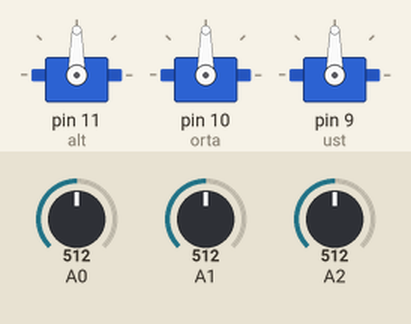
The sketch below on a simulated Arduino Uno, built with avr-gcc and run on an emulated ATmega328P. Shown: 3 × servo. The test bench sets the inputs (shaded band); at power-on: A0 = 512, A1 = 512, A2 = 512.

Above: at 1.2 s.
1.3 s: A0 set to 716
At 1.7 s:
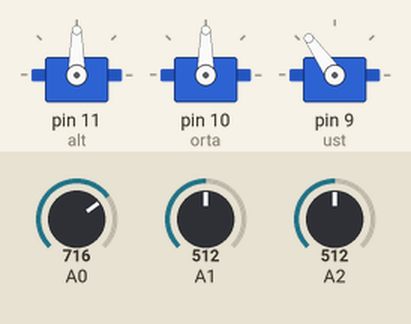
2.8 s: A1 set to 716
At 3.7 s:
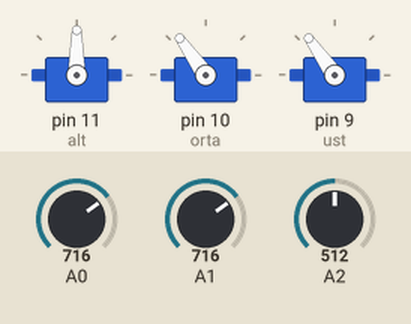
4.3 s: A2 set to 716
At 5.4 s:
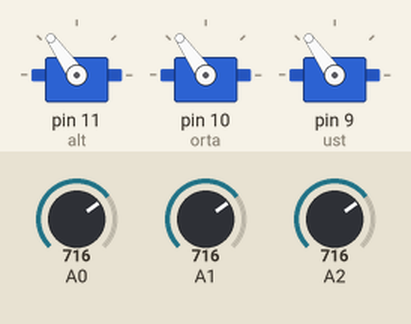
5.8 s: A0 set to 900
At 6.2 s:
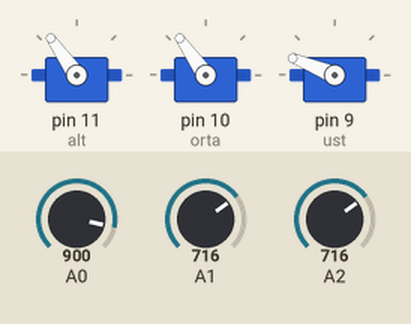
7.3 s: A1 set to 900
At 8.0 s:
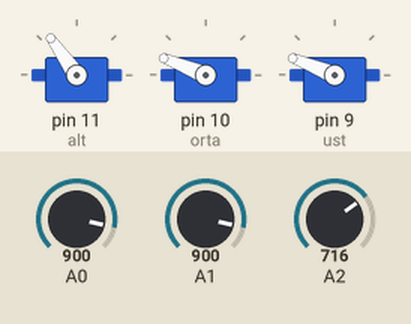
8.8 s: A2 set to 900
At 9.9 s:
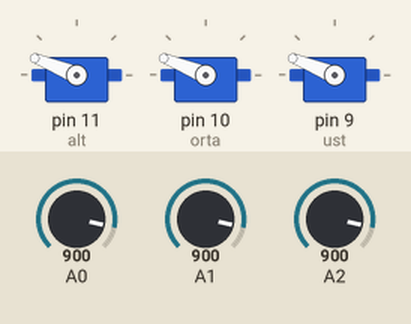
Timing chart, 0 to 11.3 s (numbered marks = the images above; inputs shaded):
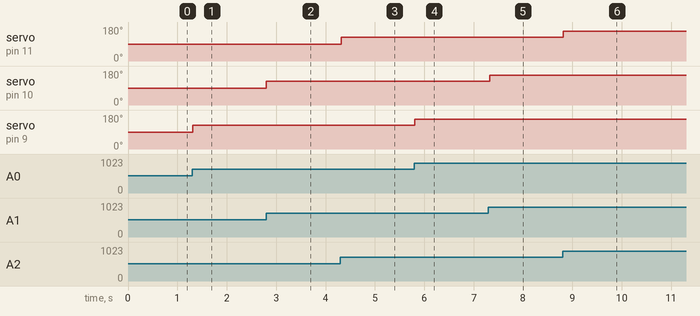

The sketch:

robotKol.ino
```cpp
#include <Servo.h>

Servo alt;
Servo orta;
Servo ust;

int altPot;
int ortaPot;
int ustPot;


void setup() {
  alt.attach(11);
  orta.attach(10);
  ust.attach(9);
  pinMode(A0,INPUT);
  pinMode(A1,INPUT);
  pinMode(A2,INPUT);


}

void loop() {
  altPot = analogRead(A2);
  ortaPot = analogRead(A1);
  ustPot = analogRead(A0);

    altPot = map(altPot,0,1024,0,180);
    ortaPot = map(ortaPot,0,1024,0,180);
    ustPot = map(ustPot,0,1024,0,180);

    alt.write(altPot);
    orta.write(ortaPot);
    ust.write(ustPot);
    delay(25);


}
```

Measured:
- after the input at 1.3 s, servo on pin 9 (ust): 90° → 125° at once
- after the input at 2.8 s, servo on pin 10 (orta): 90° → 125° at once
- after the input at 4.3 s, servo on pin 11 (alt): 90° → 125° at once
- after the input at 5.8 s, servo on pin 9 (ust): 125° → 158° at once
- after the input at 7.3 s, servo on pin 10 (orta): 125° → 158° at once
- after the input at 8.8 s, servo on pin 11 (alt): 125° → 158° at once
